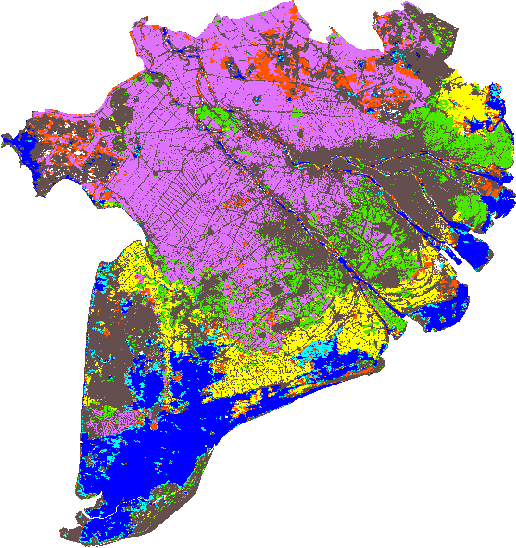
#> input picture data/01_raw/raw_land_map/Landuse_2001.tif, 516 x 548 px, given as the content of the folder ./data/03_aligned/flood_map_aligned/, which was not available
$ python data_extraction_flood_map.py
#> lines starting #> are read from the running program, lines starting #| are printed output that depends on the picture; after the words box and inside, x2 and y2 are one past the last pixel; in counts of white or black regions, pixels touching at a corner belong together; pictures that were not available may be replaced by others from this repository, and a replacement may not be noted
import os
from skimage import io
import numpy as np
from skimage.util import view_as_windows
import pandas as pd

# Define function to tile images
def tiling(image, tile_size, shape):
    pad_h = tile_size - (shape[0] % tile_size) % tile_size
    pad_w = tile_size - (shape[1] % tile_size) % tile_size
    # Perform padding
    padded_img = np.pad(image, ((0, pad_h), (0, pad_w)), mode="constant", constant_values=3)
    # Perform tiling
    tiles = view_as_windows(padded_img, (tile_size, tile_size), step=tile_size)
    return tiles

# Define function to calculate water percentage
def image_processing(image_path, image_file, tile_size, shape):
    # Read images as array
#> called with image_path = './data/03_aligned/flood_map_aligned/', image_file = 'Landuse_2001.tif', tile_size = 40, shape = (548, 516)
    image = os.path.join(image_path, image_file) # get image path
    image_arr = io.imread(image)
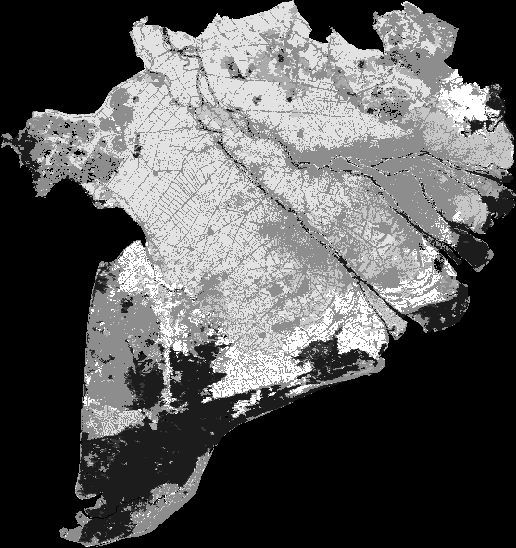
#> image_arr: shape (548, 516); min 0, max 9, mean 3.15; drawn with min black and max white

    # Create mask to filter the non-study areas
    ref_image_path = "./data/01_raw/raw_land_map/Landuse_2000.tif"
    ref_image = io.imread(ref_image_path)
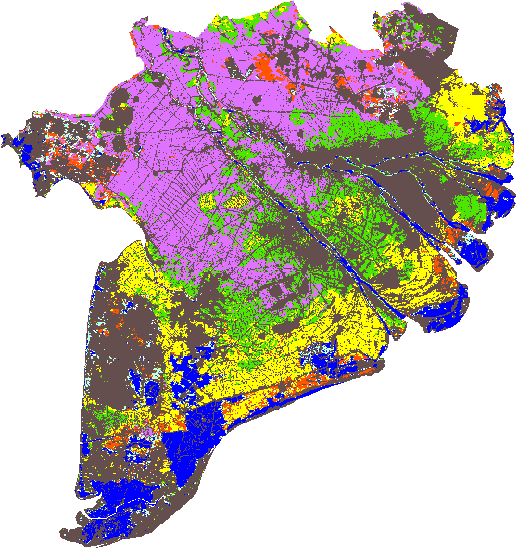
#> input picture data/01_raw/raw_land_map/Landuse_2000.tif, 516 x 548 px, found by its file name
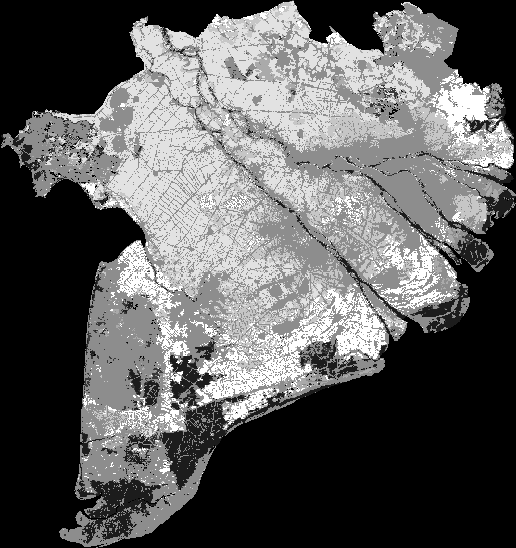
#> ref_image: shape (548, 516); min 0, max 9, mean 3.3; drawn with min black and max white
    mask = ref_image == 0
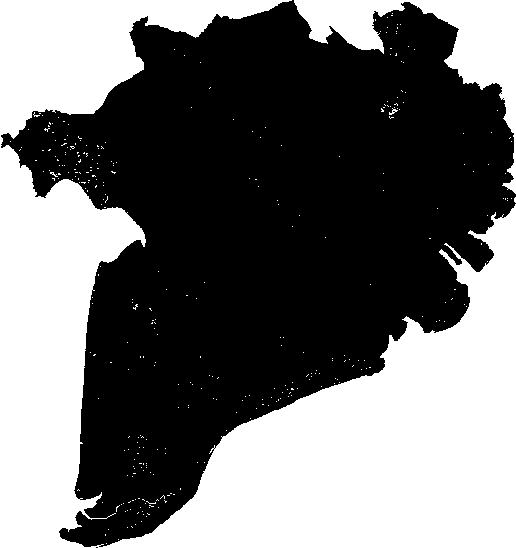
#> mask: shape (548, 516) bool; 44.1% white; 338 white regions (335 under 20 px), largest, box (x1, y1, x2, y2) and area: (0, 0, 516, 548) 114043, (294, 0, 516, 194) 10097, (389, 108, 398, 115) 25
    image_arr[mask] = 3 # convert non-study area to pixel 3
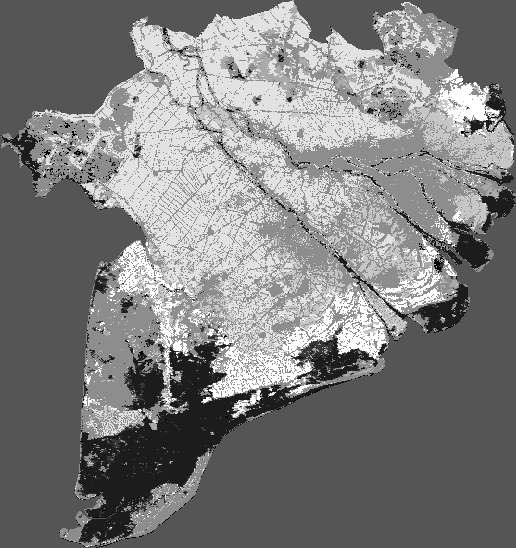
#> image_arr: shape (548, 516); min 0, max 9, mean 4.46; drawn with min black and max white

    # Perform tiling image
    tiled_image = tiling(image_arr, tile_size, shape)
#> in tiling, `padded_img = np.pad(image, ((0, pad_h), (0, pad_w)), mode="constant", ..`:
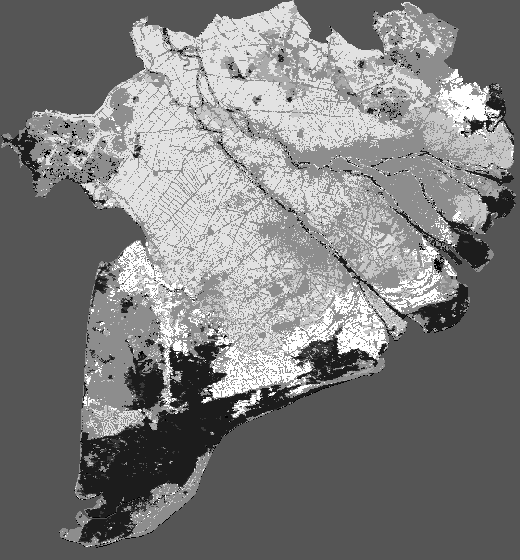
#> padded_img: shape (560, 520); min 0, max 9, mean 4.42; drawn with min black and max white

    # Create empty lists to save data
    x_coord = []
    y_coord = []
    image_source = []
    water_percentage = []

    # Calculate water percentage:
    for row in range(tiled_image.shape[0]):
        for col in range(tiled_image.shape[1]):
            current_tile = tiled_image[row, col] # Get the location of current tile
            # Calculate number no_water, mix and water pixels
            no_water = np.sum(current_tile == 0)
            water    = np.sum(current_tile == 1)
            mix      = np.sum(current_tile == 2)
            non_study= np.sum(current_tile == 3)
            # Calculate total pixels
            total_pixels = current_tile.size
            # Calculate the coverage of the study areas
            valid_pixels = total_pixels - non_study
            valid_coverage = valid_pixels / total_pixels
            # Calculate water percentage for cells in the study areas
            if valid_coverage >= 0.5:
                percentage = round(((water + mix * 0.5) / valid_pixels), 2)
            else:
                continue # put water percentage in non-study areas as NaN
            # Append to lists
            x_coord.append(int(col))
            y_coord.append(int(row))
            water_percentage.append(percentage)
            image_source.append(image_file)
#> after the loop, image_source = 99 items, first 6: 'Landuse_2001.tif', 'Landuse_2001.tif', 'Landuse_2001.tif', 'Landuse_2001.tif', 'Landuse_2001.tif', 'Landuse_2001.tif'; water_percentage = 99 values, max 0.97 at index 93, min 0 at index 0, mean 0.144; x_coord = 99 values, max 12 at index 32, min 0 at index 20, mean 6.04; y_coord = 99 values from 0 to 13

    data = pd.DataFrame({
    "x_coord": x_coord,
    "y_coord": y_coord,
    "image_source": image_source,
    "water_percentage": water_percentage
    })
#> data = table of 99 rows and 4 columns
    return data

# Perform data extraction with grid size 40x40 pixels
# Read water maps
flood_map_path = "./data/03_aligned/flood_map_aligned/"
flood_images = sorted(os.listdir(flood_map_path))

# Define image shape and grid size
shape = (548, 516) # image shape
tile_size = 40 # grid size

data = []

for image in flood_images:
    data_per_image = image_processing(flood_map_path, image, tile_size, shape)
#> data_per_image = table of 99 rows and 4 columns
    data.append(data_per_image)

# Save data into a DataFrame
df = pd.concat(data, ignore_index=True)
#> df = table of 99 rows and 4 columns

# Data manipulation
df["image_source"] = df["image_source"].astype(str)
df["date"] = df["image_source"].str[6:14]
df[["year", "date"]] = df["date"].str.split("_", expand = True)
#> (the run stopped early here; a loop or call above may not have finished)
